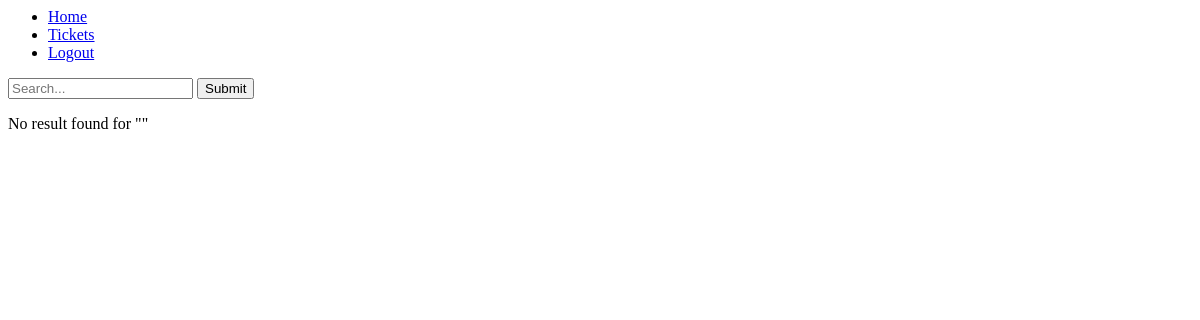
Before: /tickets/?page=2 (signed in) with the older database file.
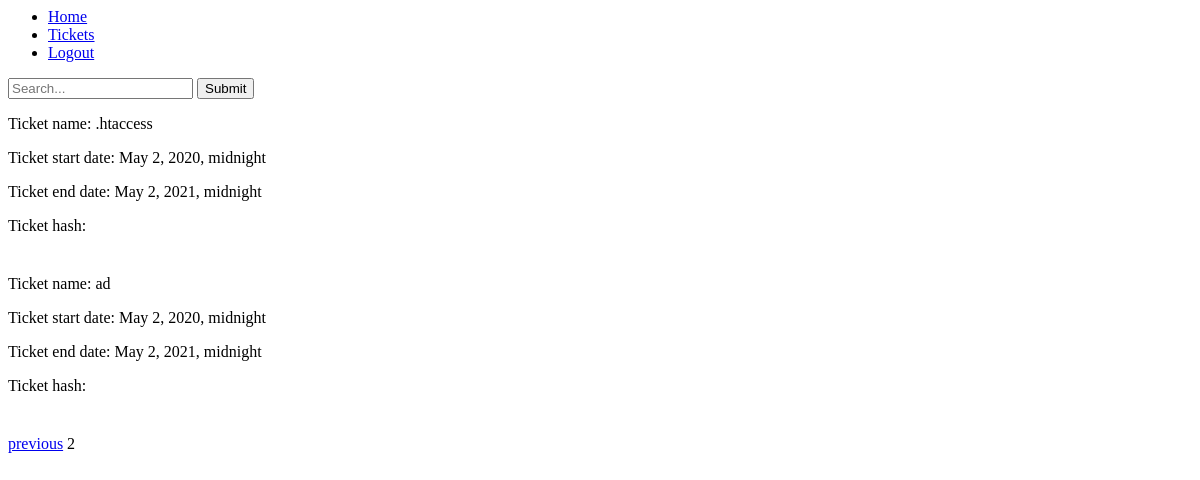
After: the same page with the newer database file.
### ecommerce/models.py (models this page shows)
class Order(models.Model):
    ticket = models.OneToOneField(to=Ticket, on_delete=models.CASCADE)
    user = models.ForeignKey(User, on_delete=models.CASCADE)
    name = models.CharField(max_length=50)
    start_time = models.DateTimeField()
    end_time = models.DateTimeField()
    order_time = models.DateTimeField(default=timezone.now)

### ecommerce/views.py (the view)
# urls.py: path('tickets/', ecommerce_views.tickets, name='tickets')
@login_required
def tickets(request: WSGIRequest) -> HttpResponse:
    context = {}
    query_set = Order.objects.filter(user=request.user)
    if request.GET.get('q'):
        query = request.GET.get('q')
        query_set = get_ticket_queryset(query, request.user)
        context['query'] = query
    paginator = Paginator(query_set, 3,
                          allow_empty_first_page=True)
    page_number = request.GET.get('page')
    ticket_page = paginator.get_page(page_number)
    context['ticket_page'] = ticket_page
    return render(request, 'ecommerce/tickets.html', context=context)

### ecommerce/templates/ecommerce/tickets.html (shortened to what this page needs)
{% extends 'ecommerce/base.html' %}
{% block body %}
    <div>
        <form>
            <input type="text" name="q" placeholder="Search..."
                   value="{{ request.GET.q }}">
            <input type="submit" value="Submit">
        </form>
    </div>
    {% if ticket_page %}
        <div style="margin-top: 0px">
            {% for ticket in ticket_page %}
                <div style="margin-bottom: 40px">
                    <p>Ticket name: {{ ticket.name }}</p>
                    <p>Ticket start date: {{ ticket.start_time }}</p>
                    <p>Ticket end date: {{ ticket.end_time }}</p>
                    <p>Ticket hash: {{ ticket.hash_code }}</p>
                </div>
            {% endfor %}
        </div>
    <div class="pagination">
    <span class="step-links">
        {% if ticket_page.has_previous %}
            <a href="?page={{ ticket_page.previous_page_number }}">previous</a>
        {% endif %}
        <span class="current">
          {{ ticket_page.number }}
        </span>
    </span>
    </div>
    {% else %}
        <p>No result found for "{{ query }}"</p>
    {% endif %}
{% endblock %}

Changed rows visible on the page:
added Order: name ".htaccess", start_time "May 2, 2020, midnight", end_time "May 2, 2021, midnight"
added Order: name "ad", start_time "May 2, 2020, midnight", end_time "May 2, 2021, midnight"
Other visible differences:
{{ ticket_page.number }}: (not shown) → "2"
text no longer shown: "No result found for \" \""
text now shown: "previous"
